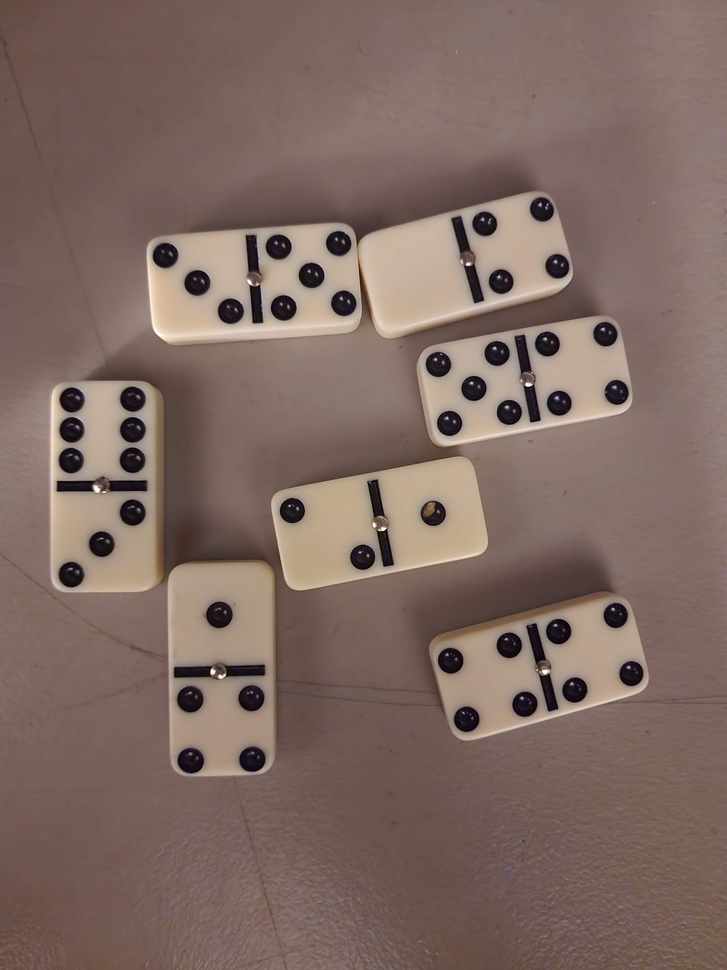
#> input picture table.jpg, 727 x 970 px, shrunk from 3000 x 4000 before the run
$ python template.py
#> lines starting #> are read from the running program, lines starting #| are printed output that depends on the picture; after the words box and inside, x2 and y2 are one past the last pixel; in counts of white or black regions, pixels touching at a corner belong together
# Python program to illustrate
# template matching
import cv2
import numpy as np

# Read the main image
img_rgb = cv2.imread('table.jpg')
#> img_rgb is the input picture: shape (970, 727, 3); mean B, G, R 98.3, 105.9, 126.4

# Convert it to grayscale
img_gray = cv2.cvtColor(img_rgb, cv2.COLOR_BGR2GRAY)
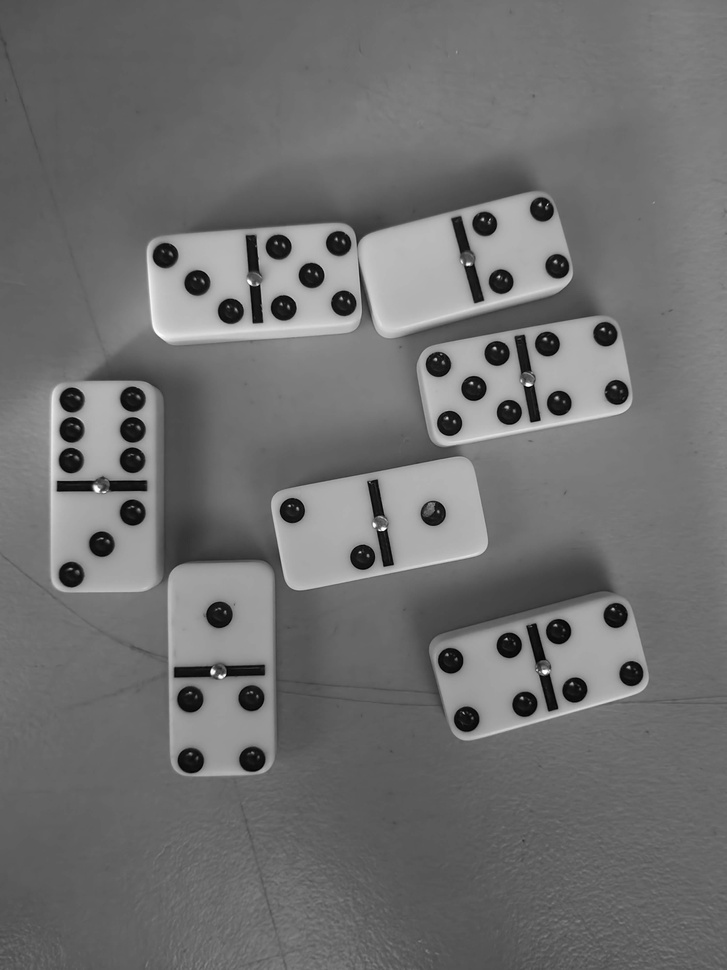
#> img_gray: shape (970, 727); min 0, max 255, mean 111.1

# Read the template
template = cv2.imread('6_3_piece.jpg', 0)
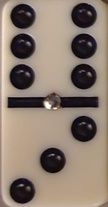
#> input picture 6_3_piece.jpg, 108 x 207 px, shrunk from 444 x 854 before the run
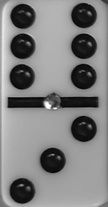
#> template: shape (207, 108); min 1, max 255, mean 128.3

# Store width and height of template in w and h
w, h = template.shape[::-1]
#> w = 108; h = 207

# Perform match operations.
res = cv2.matchTemplate(img_gray, template, cv2.TM_CCOEFF_NORMED)
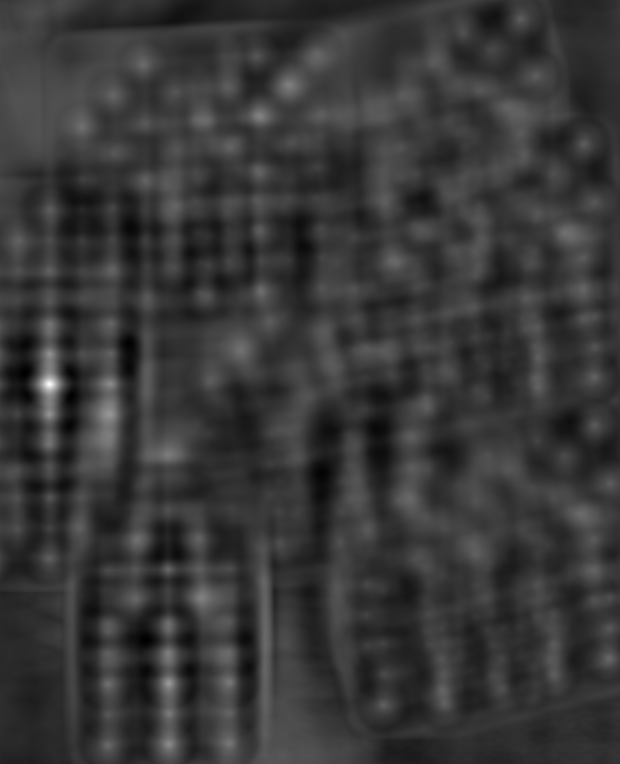
#> res: shape (764, 620) float32; min -0.291, max 0.995, mean -0.0088; drawn with min black and max white

# Specify a threshold
threshold = 0.8

# Store the coordinates of matched area in a numpy array
loc = np.where(res >= threshold)
#> loc = 39 positions, rows 381 to 387, columns 46 to 52

# Draw a rectangle around the matched region.
for pt in zip(*loc[::-1]):
    cv2.rectangle(img_rgb, pt, (pt[0] + w, pt[1] + h), (0, 255, 255), 2)
#> this loop made 39 passes
#> pt on passes 1 to 12: (47, 381), (48, 381), (49, 381), (50, 381), (51, 381), (46, 382), (47, 382), (48, 382), (49, 382), (50, 382), (51, 382), (52, 382)
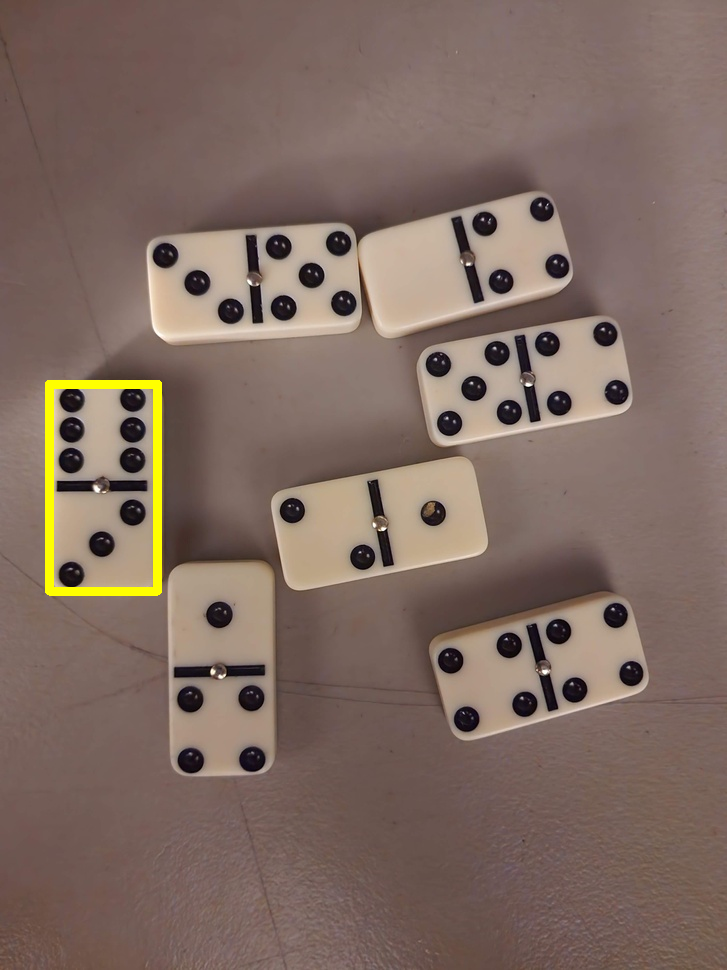
#> img_rgb: shape (970, 727, 3); 0.8% of pixels changed, all inside (x1, y1, x2, y2) = (45, 380, 162, 596)

# Show the final image with the matched area.
cv2.imshow('Detected', img_rgb)
#print(res)
# save image
status = cv2.imwrite(r'detection.jpg',img_rgb)
print("Image written sucess? : ", status)
#| Image written sucess? :  True
